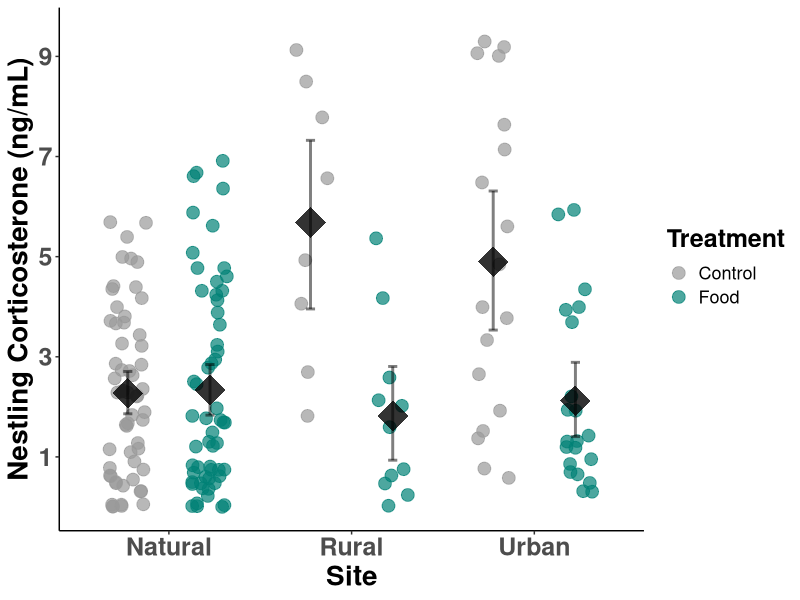
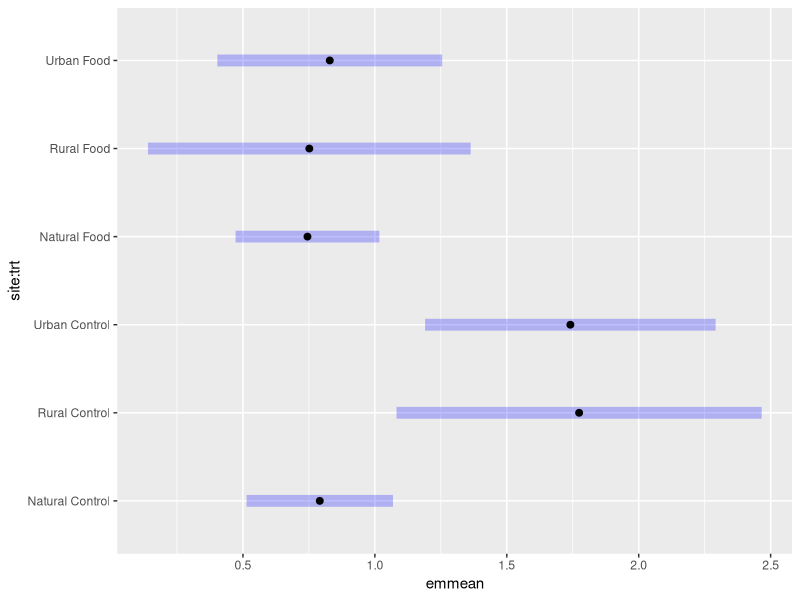

Here is the R script that generated these plots, in order:

### Analysis of Nestling Baseline Corticosterone

# Load Packages ----
library(ggplot2)
library(glmmTMB)
library(lme4)
library(lmerTest)
library(car)
library(lubridate)    # to transform dates
library(hms)          # to transform time
library(emmeans)
library(tidyverse)

# Load "Nestling_Cort.csv" 
# Hereon, data file is named "dat"
dat <- read.csv("Data/Nestling_Cort.csv")

# Clean data
dat$nest <- as.factor(dat$nest) # unique nest ID
dat$site <- as.factor(dat$site) # codes for the 3 sites: "N" natural, "R" rural, "U" urban
dat$trt <- as.factor(dat$trt) # code for treatment groups: "C" control, "T" food supplemented
dat$ID <- as.integer(dat$ID) # individual USGS band ID code
dat$date <- as.Date(dat$date, "%m/%d/%y") # modify the format of the date of the year
dat$julian <- yday(dat$date) # create a new column for julian date
dat$year <- as.factor(dat$year) # year data was collected
dat$bleed_time<- as.numeric(dat$bleed_time) # the time in seconds it took to bleed a birds start to finish
dat$plate <- as.factor(dat$plate) # the EIA plate the sample was on 
dat$cort <- as.numeric(dat$cort) # corticosterone level measured in plasma
dat$mass <- as.numeric(dat$mass) # mass of nestling the day blood was taken
dat$time <- hm(dat$time) # time of the day blood was taken
dat$brood_size <- as.integer(dat$brood_size) # the total number of nestlings within the brood
dat$mod <- hour(dat$time)*60 + minute(dat$time) # modifies time of day value

# Rename groups
levels(dat$site)
levels(dat$site) <- c("Natural", "Rural", "Urban")
levels(dat$trt)
levels(dat$trt) <- c("Control", "Food")

# Visualize
ggplot(data = dat, aes(x = site, y = cort, colour = trt, group = trt)) +
  geom_jitter(size = 4, alpha = 0.7, position = position_jitterdodge(dodge.width = 0.9)) +
  stat_summary(fun = mean, geom = "point", size = 10, position = position_dodge(width = 0.9),
               color = "black", alpha = 0.8, shape = 18) +
  stat_summary(fun.data = mean_cl_boot, geom = "errorbar", width = 0.1, linewidth = 1,
               color = "black", alpha = 0.5, position = position_dodge(width = 0.9)) +
  scale_y_continuous(name = 'Nestling Corticosterone (ng/mL)', limits = c(0,9.5), breaks = c(1,3,5,7,9)) +
  scale_x_discrete(name = 'Site') +
  labs(color = "Treatment") +
  scale_color_manual(values=c("#999999",  "#008176")) +
  theme_classic() +
  theme(
    axis.text = element_text(size = 18, face = "bold"),
    axis.title = element_text(size = 20, colour = "black", face = "bold"),
    legend.title = element_text(size = 18,
                                colour="black",face = "bold",vjust = 1),
    legend.text = element_text(size=13))

#################################
# Generalized Linear Mixed Effect Model of Nestling Corticosterone
cort_best_model <- glmer(cort ~ site * trt + mass + brood_size + julian + year +
                      (1|nest), family = Gamma(link = "log"), data = dat)
summary(cort_best_model)
AIC(cort_best_model)


# Post Hoc Tests
post_hoc_nestling_cort <- emmeans(cort_best_model, list(pairwise ~ site * trt))
pairs(post_hoc_nestling_cort, simple = "each")
plot(post_hoc_nestling_cort)
